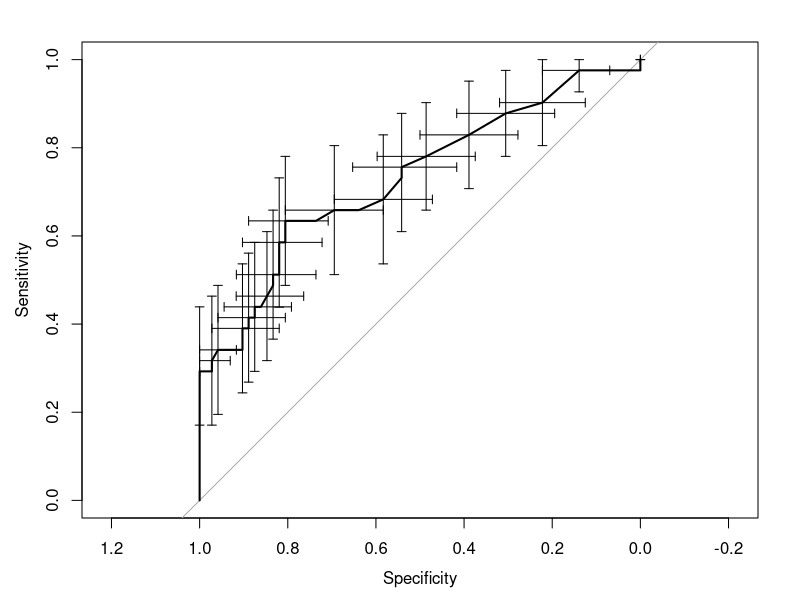
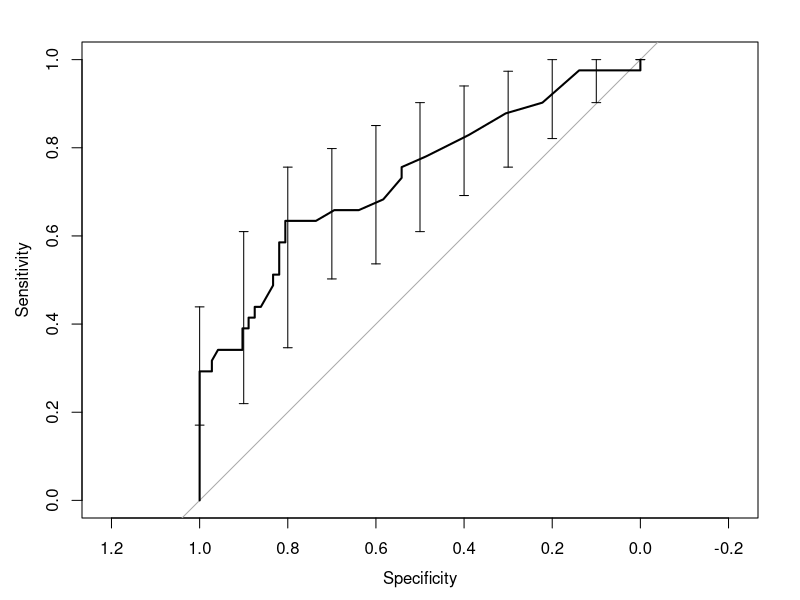
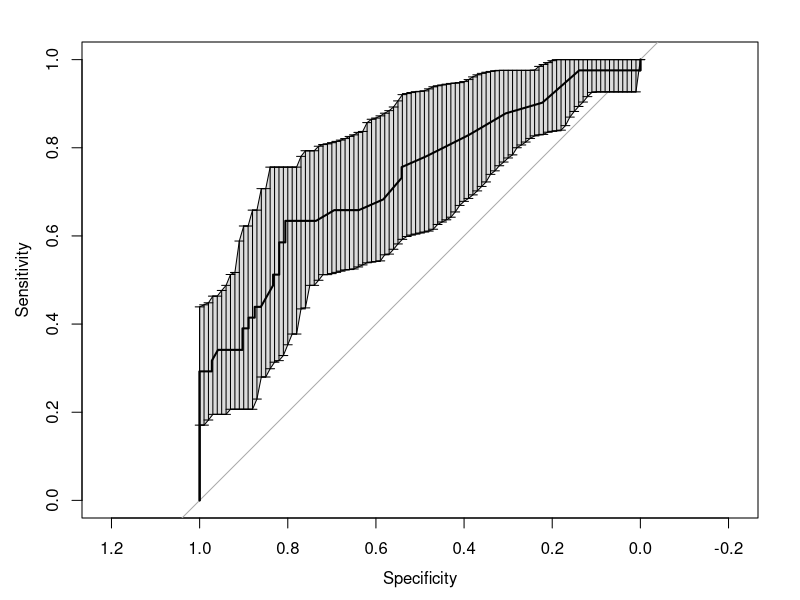
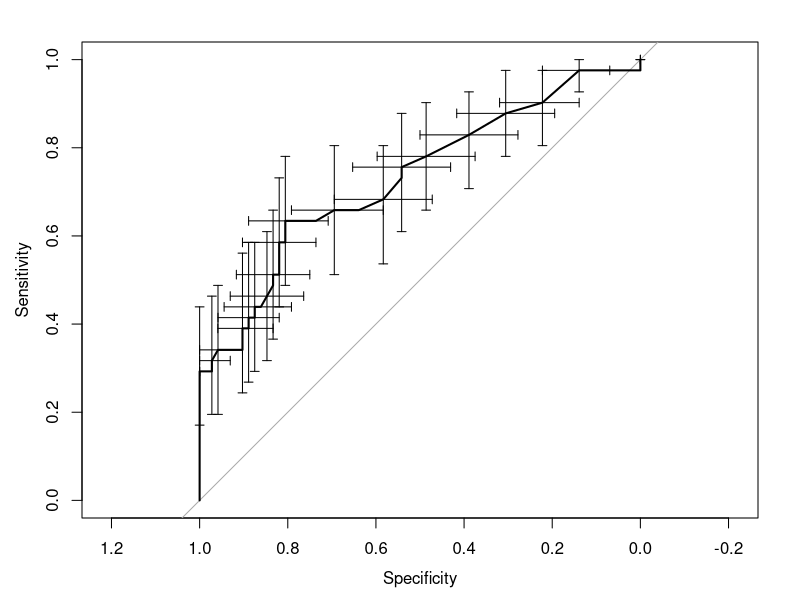

Write R code to recreate these figures, in order.
################################################################################
##      R PROGRAM: pROC_examples.R
##
##        PROJECT: screenr Package
##
##    DESCRIPTION: Testing sandbox for the pROC package
##
##     WRITTEN BY: Steve Gutreuter
##                 E-mail:  sgutreuter@gmail.gov
################################################################################

## Examples from pROC

library(pROC)

data(aSAH)
## Not run:
## Start a ROC plot
rocobj <- roc(aSAH$outcome, aSAH$s100b)



plot(rocobj)
## Thresholds
ci.thresolds.obj <- ci.thresholds(rocobj, thresholds = "local maximas")
plot(ci.thresolds.obj)
## Sensitivities
plot(rocobj) # restart a new plot
ci.se.obj <- ci(rocobj, of="se", boot.n=2000)


## NOTE: The object returned by ci.se has everything needed to plot the ROC
##       with bootstrap CIs on sensitivity.
plot(ci.se.obj)
## Plotting a shape. We need more

ci.se.obj <- ci.se(rocobj, specificities=seq(0, 1, .01), boot.n=100)
plot(rocobj) # restart a new plot
plot(ci.se.obj, type="shape")
plot(ci.se.obj, type="bars")
## Direct syntax (response, predictor):
plot.roc(aSAH$outcome, aSAH$s100b,
ci=TRUE, of="thresholds")
